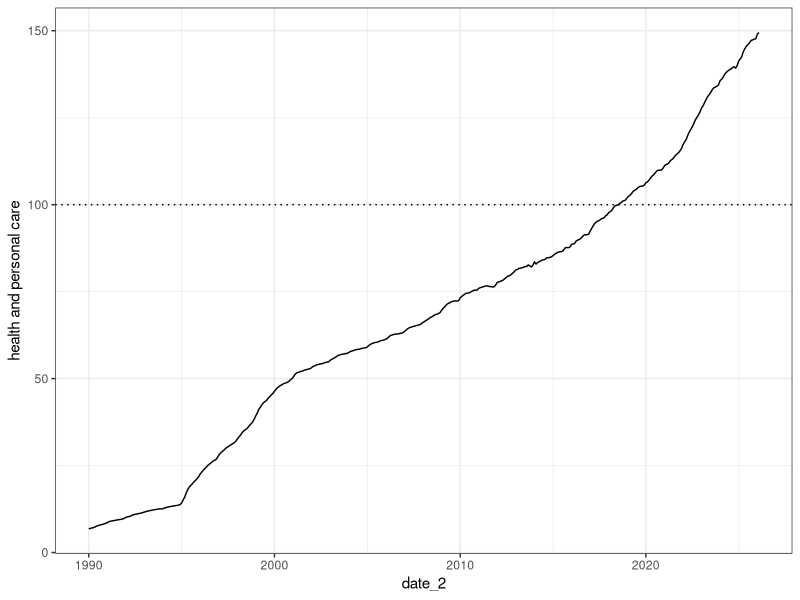

Generate this figure with R: (Note: this script raises an error after producing the figure.)
#* Title: Get inflation in medical expenditures in Mexico
#* 
#* Code function: 
#*    This code reads and wrangles the data of the consumer price index specific 
#*    for the  health and personal care area in Mexico from 1990 to 2026
#* 
#* Source of data
#* - https://www.inegi.org.mx/temas/inpc/#tabulados
#* - https://www.inegi.org.mx/app/tabulados/inp/default.aspx?nc=ca57_2018a&idrt=137&opc=t
#* 
#* Creation date: April 02 2026
#* Author: David U. Garibay Treviño

# 01 Initial Setup --------------------------------------------------------

## 01.01 Clean environment ------------------------------------------------
remove(list = ls())

#* Refresh environment memory
gc()

## 01.02 Load libraries ----------------------------------------------------
library(readr)
library(dplyr)
library(lubridate)
library(stringr)
library(tidyr)
library(ggplot2)

# 02 Read data ------------------------------------------------------------

#* Read mexican consumer price index focused in the healthcare sector in Mexico
#* (Indice Nacional de Precios al Consumidor [INPC], clasificación salud y 
#* cuidado personal)
#* 
#* Base index: 4th week of July 2018 = 100
#* Periodicity: Monthly
df_INPC_00 <- read_csv(file = "data-raw/INEGI_INPC_00.csv")




# 03 Wrangle the data -----------------------------------------------------

df_CPI_health <- df_INPC_00 %>% 
  select(date, `health and personal care`) %>% 
  # Convert the date into numeric format
  mutate(date = stringr::str_replace_all(
    string = date,
    pattern = c("Ene " = "01-",
                "Feb " = "02-",
                "Mar " = "03-",
                "Abr " = "04-",
                "May " = "05-",
                "Jun " = "06-",
                "Jul " = "07-",
                "Ago " = "08-",
                "Sep " = "09-",
                "Oct " = "10-",
                "Nov " = "11-",
                "Dic " = "12-"))) %>% 
  tidyr::separate_wider_delim(cols = date, 
                       delim = "-",
                       names = c("month", "year"),
                       cols_remove = FALSE) %>% 
  mutate(month = as.numeric(month),
         year = as.numeric(year)) %>% 
  mutate(date_2 = lubridate::my(date))



ggplot(data = df_CPI_health,
       mapping = aes(x = date_2, 
                     y = `health and personal care`)) + 
  theme_bw() + 
  geom_line() + 
  geom_hline(yintercept = 100,
             linetype = "dotted")
  

# 04 Save the data --------------------------------------------------------
saveRDS(object = df_CPI_health, file = "data/df_CPI_health.rds")

# # Monthly costs
# stage_1 <- 5398/8.38 
# stage_2 <- 4800/8.85
# stage_3 <- 4943/6.38 
# stage_4 <- 5386/5.93 
# 
# mean_cost <- mean(c(stage_1, stage_2, stage_3, stage_4))
